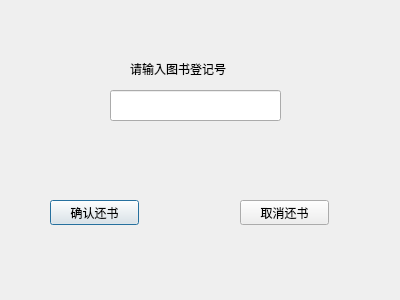
<?xml version="1.0" encoding="UTF-8"?>
<ui version="4.0">
 <class>ReturnBook</class>
 <widget class="QDialog" name="ReturnBook">
  <property name="geometry">
   <rect>
    <x>0</x>
    <y>0</y>
    <width>400</width>
    <height>300</height>
   </rect>
  </property>
  <property name="windowTitle">
   <string>Dialog</string>
  </property>
  <widget class="QLineEdit" name="lineEdit">
   <property name="geometry">
    <rect>
     <x>110</x>
     <y>90</y>
     <width>171</width>
     <height>31</height>
    </rect>
   </property>
  </widget>
  <widget class="QLabel" name="label">
   <property name="geometry">
    <rect>
     <x>130</x>
     <y>60</y>
     <width>121</width>
     <height>17</height>
    </rect>
   </property>
   <property name="text">
    <string>请输入图书登记号</string>
   </property>
  </widget>
  <widget class="QPushButton" name="pushButton">
   <property name="geometry">
    <rect>
     <x>50</x>
     <y>200</y>
     <width>89</width>
     <height>25</height>
    </rect>
   </property>
   <property name="text">
    <string>确认还书</string>
   </property>
  </widget>
  <widget class="QPushButton" name="pushButton_2">
   <property name="geometry">
    <rect>
     <x>240</x>
     <y>200</y>
     <width>89</width>
     <height>25</height>
    </rect>
   </property>
   <property name="text">
    <string>取消还书</string>
   </property>
  </widget>
 </widget>
 <resources/>
 <connections>
  <connection>
   <sender>pushButton_2</sender>
   <signal>clicked()</signal>
   <receiver>ReturnBook</receiver>
   <slot>close()</slot>
   <hints>
    <hint type="sourcelabel">
     <x>268</x>
     <y>216</y>
    </hint>
    <hint type="destinationlabel">
     <x>272</x>
     <y>196</y>
    </hint>
   </hints>
  </connection>
 </connections>
</ui>
